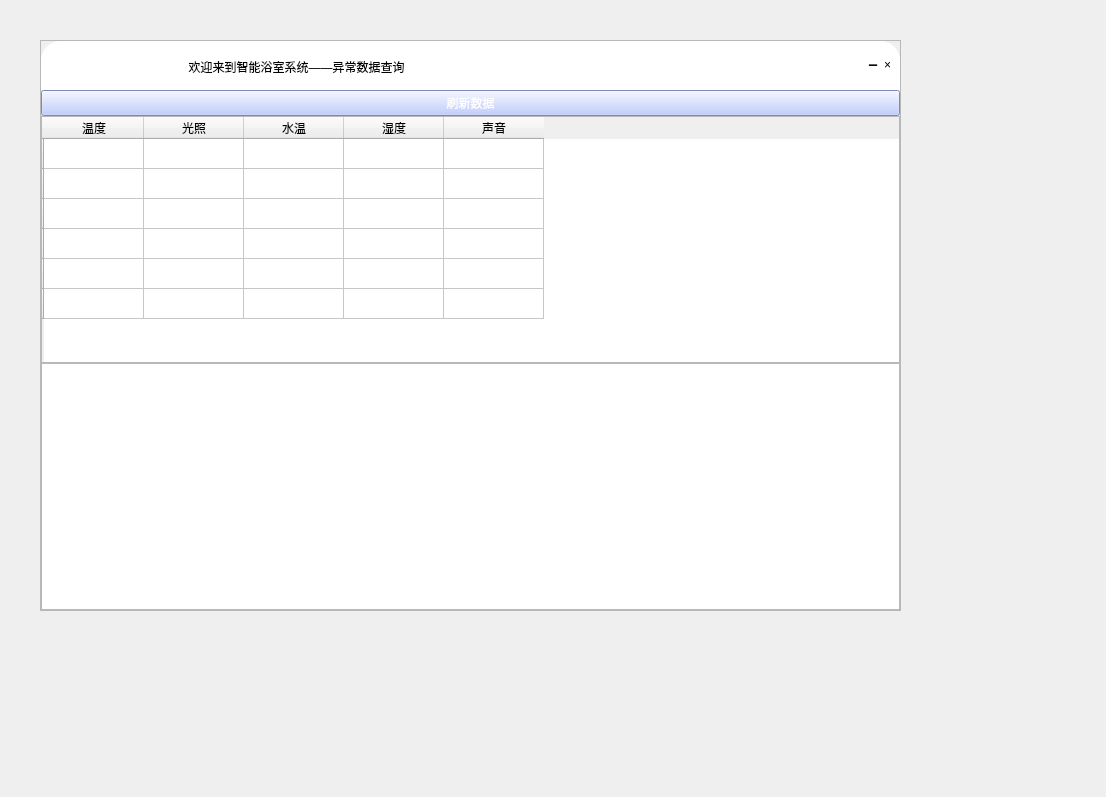
<?xml version="1.0" encoding="UTF-8"?>
<ui version="4.0">
 <class>ExceptionWindow</class>
 <widget class="QMainWindow" name="ExceptionWindow">
  <property name="geometry">
   <rect>
    <x>0</x>
    <y>0</y>
    <width>1106</width>
    <height>797</height>
   </rect>
  </property>
  <property name="windowTitle">
   <string>MainWindow</string>
  </property>
  <widget class="QWidget" name="centralwidget">
   <widget class="QFrame" name="frame">
    <property name="geometry">
     <rect>
      <x>40</x>
      <y>40</y>
      <width>861</width>
      <height>571</height>
     </rect>
    </property>
    <property name="frameShape">
     <enum>QFrame::StyledPanel</enum>
    </property>
    <property name="frameShadow">
     <enum>QFrame::Raised</enum>
    </property>
    <layout class="QVBoxLayout" name="verticalLayout">
     <property name="spacing">
      <number>0</number>
     </property>
     <property name="leftMargin">
      <number>0</number>
     </property>
     <property name="topMargin">
      <number>0</number>
     </property>
     <property name="rightMargin">
      <number>0</number>
     </property>
     <property name="bottomMargin">
      <number>0</number>
     </property>
     <item>
      <widget class="QFrame" name="frame_2">
       <property name="sizePolicy">
        <sizepolicy hsizetype="Preferred" vsizetype="Expanding">
         <horstretch>0</horstretch>
         <verstretch>1</verstretch>
        </sizepolicy>
       </property>
       <property name="styleSheet">
        <string notr="true">background-color: rgb(255, 255, 255);
border-top-left-radius:20px;
border-top-right-radius:20px;</string>
       </property>
       <property name="frameShape">
        <enum>QFrame::StyledPanel</enum>
       </property>
       <property name="frameShadow">
        <enum>QFrame::Raised</enum>
       </property>
       <layout class="QHBoxLayout" name="horizontalLayout">
        <property name="spacing">
         <number>0</number>
        </property>
        <property name="leftMargin">
         <number>0</number>
        </property>
        <property name="topMargin">
         <number>0</number>
        </property>
        <property name="rightMargin">
         <number>0</number>
        </property>
        <property name="bottomMargin">
         <number>0</number>
        </property>
        <item>
         <widget class="QFrame" name="frame_4">
          <property name="sizePolicy">
           <sizepolicy hsizetype="Expanding" vsizetype="Preferred">
            <horstretch>0</horstretch>
            <verstretch>1</verstretch>
           </sizepolicy>
          </property>
          <property name="frameShape">
           <enum>QFrame::StyledPanel</enum>
          </property>
          <property name="frameShadow">
           <enum>QFrame::Raised</enum>
          </property>
          <widget class="QPushButton" name="pushButton_2">
           <property name="geometry">
            <rect>
             <x>70</x>
             <y>10</y>
             <width>371</width>
             <height>31</height>
            </rect>
           </property>
           <property name="styleSheet">
            <string notr="true">border:none;
font: 12pt &quot;幼圆&quot;;</string>
           </property>
           <property name="text">
            <string>欢迎来到智能浴室系统——异常数据查询</string>
           </property>
          </widget>
         </widget>
        </item>
        <item alignment="Qt::AlignRight">
         <widget class="QFrame" name="frame_5">
          <property name="sizePolicy">
           <sizepolicy hsizetype="Expanding" vsizetype="Preferred">
            <horstretch>0</horstretch>
            <verstretch>0</verstretch>
           </sizepolicy>
          </property>
          <property name="styleSheet">
           <string notr="true">QPushButton{
	border:none;
}
QPushButton:hover{
	padding-bottom:5px;
}</string>
          </property>
          <property name="frameShape">
           <enum>QFrame::StyledPanel</enum>
          </property>
          <property name="frameShadow">
           <enum>QFrame::Raised</enum>
          </property>
          <layout class="QHBoxLayout" name="horizontalLayout_2">
           <item>
            <widget class="QPushButton" name="pushButton_3">
             <property name="text">
              <string>➖</string>
             </property>
            </widget>
           </item>
           <item>
            <widget class="QPushButton" name="pushButton_4">
             <property name="text">
              <string>×</string>
             </property>
            </widget>
           </item>
          </layout>
         </widget>
        </item>
       </layout>
      </widget>
     </item>
     <item>
      <widget class="QPushButton" name="pushButton">
       <property name="styleSheet">
        <string notr="true">QPushButton{
background-color: rgb(175, 190, 255);
	color: rgb(255, 255, 255);
}
QPushButton:hover{
	padding-bottom:5px;
color: rgb(85, 85, 85);
}
</string>
       </property>
       <property name="text">
        <string>刷新数据</string>
       </property>
      </widget>
     </item>
     <item>
      <widget class="QTableWidget" name="tableWidget">
       <property name="sizePolicy">
        <sizepolicy hsizetype="Expanding" vsizetype="Expanding">
         <horstretch>0</horstretch>
         <verstretch>5</verstretch>
        </sizepolicy>
       </property>
       <row>
        <property name="text">
         <string/>
        </property>
       </row>
       <row>
        <property name="text">
         <string/>
        </property>
       </row>
       <row>
        <property name="text">
         <string/>
        </property>
       </row>
       <row>
        <property name="text">
         <string/>
        </property>
       </row>
       <row>
        <property name="text">
         <string/>
        </property>
       </row>
       <row>
        <property name="text">
         <string/>
        </property>
       </row>
       <column>
        <property name="text">
         <string>温度</string>
        </property>
       </column>
       <column>
        <property name="text">
         <string>光照</string>
        </property>
       </column>
       <column>
        <property name="text">
         <string>水温</string>
        </property>
       </column>
       <column>
        <property name="text">
         <string>湿度</string>
        </property>
       </column>
       <column>
        <property name="text">
         <string>声音</string>
        </property>
       </column>
      </widget>
     </item>
     <item>
      <widget class="QChartView" name="graphicsView">
       <property name="sizePolicy">
        <sizepolicy hsizetype="Expanding" vsizetype="Expanding">
         <horstretch>0</horstretch>
         <verstretch>5</verstretch>
        </sizepolicy>
       </property>
      </widget>
     </item>
    </layout>
   </widget>
  </widget>
 </widget>
 <customwidgets>
  <customwidget>
   <class>QChartView</class>
   <extends>QGraphicsView</extends>
   <header>PyQt5.QtChart</header>
  </customwidget>
 </customwidgets>
 <resources/>
 <connections>
  <connection>
   <sender>pushButton_4</sender>
   <signal>clicked()</signal>
   <receiver>ExceptionWindow</receiver>
   <slot>close()</slot>
   <hints>
    <hint type="sourcelabel">
     <x>883</x>
     <y>63</y>
    </hint>
    <hint type="destinationlabel">
     <x>949</x>
     <y>67</y>
    </hint>
   </hints>
  </connection>
  <connection>
   <sender>pushButton_3</sender>
   <signal>clicked()</signal>
   <receiver>ExceptionWindow</receiver>
   <slot>showMinimized()</slot>
   <hints>
    <hint type="sourcelabel">
     <x>857</x>
     <y>58</y>
    </hint>
    <hint type="destinationlabel">
     <x>915</x>
     <y>20</y>
    </hint>
   </hints>
  </connection>
 </connections>
</ui>
